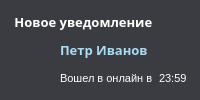
       <widget class="QWidget" name="Notification_8" native="true">
        <property name="styleSheet">
         <string notr="true">background-color: rgb(59, 60, 65)</string>
        </property>
        <layout class="QGridLayout" name="gridLayout_11">
         <item row="2" column="1">
          <widget class="QLabel" name="online_At_5">
           <property name="styleSheet">
            <string notr="true">font-size: 11px;
font-family: semi bold &quot;Tahoma&quot;;
font-style: semi bold;
color: rgb(255, 255, 255)</string>
           </property>
           <property name="text">
            <string>Вошел в онлайн в</string>
           </property>
          </widget>
         </item>
         <item row="1" column="0" rowspan="2">
          <widget class="QLabel" name="n_Photo_5">
           <property name="minimumSize">
            <size>
             <width>43</width>
             <height>43</height>
            </size>
           </property>
           <property name="text">
            <string/>
           </property>
           <property name="pixmap">
            <pixmap resource="build/img.qrc">:/new/img/iconwithoutphoto.png</pixmap>
           </property>
          </widget>
         </item>
         <item row="2" column="2">
          <widget class="QLabel" name="time_5">
           <property name="styleSheet">
            <string notr="true">font-size: 11px;
font-family: semi bold &quot;Tahoma&quot;;
font-style: semi bold;
color: rgb(255, 255, 255)</string>
           </property>
           <property name="text">
            <string>23:59</string>
           </property>
          </widget>
         </item>
         <item row="1" column="1" colspan="2">
          <widget class="QLabel" name="n_Name_5">
           <property name="font">
            <font>
             <family>semi 12 Tahoma</family>
             <pointsize>-1</pointsize>
             <weight>75</weight>
             <bold>true</bold>
            </font>
           </property>
           <property name="styleSheet">
            <string notr="true">font-size: 13px;
font-family: semi bold &quot;Tahoma&quot;;
font-style: semi bold;
color: rgb(169, 219, 243)</string>
           </property>
           <property name="text">
            <string>Петр Иванов</string>
           </property>
          </widget>
         </item>
         <item row="0" column="0" colspan="3">
          <widget class="QLabel" name="new_Notification_5">
           <property name="font">
            <font>
             <family>semi 12 Tahoma</family>
             <pointsize>-1</pointsize>
             <weight>75</weight>
             <bold>true</bold>
            </font>
           </property>
           <property name="styleSheet">
            <string notr="true">font-size: 13px;
font-family: semi bold &quot;Tahoma&quot;;
font-style: semi bold;
color: rgb(255, 255, 255)</string>
           </property>
           <property name="text">
            <string> Новое уведомление</string>
           </property>
          </widget>
         </item>
        </layout>
       </widget>
